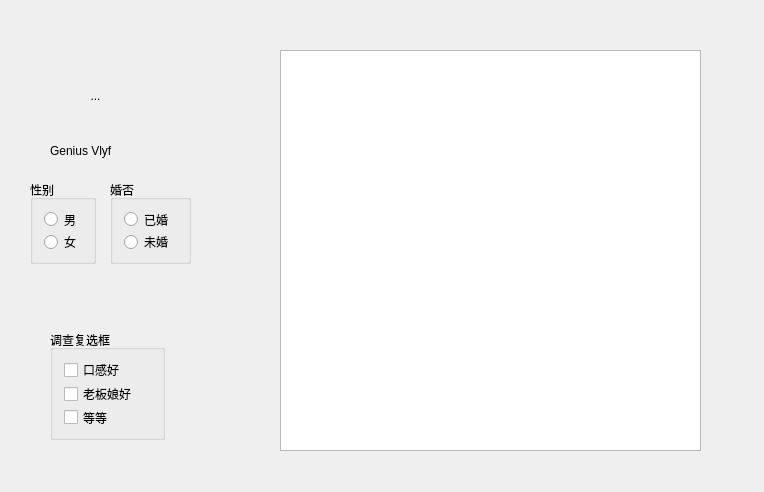
<?xml version="1.0" encoding="UTF-8"?>
<ui version="4.0">
 <class>Widget</class>
 <widget class="QWidget" name="Widget">
  <property name="geometry">
   <rect>
    <x>0</x>
    <y>0</y>
    <width>764</width>
    <height>492</height>
   </rect>
  </property>
  <property name="windowTitle">
   <string>Widget</string>
  </property>
  <widget class="QListWidget" name="listWidget">
   <property name="geometry">
    <rect>
     <x>280</x>
     <y>50</y>
     <width>421</width>
     <height>401</height>
    </rect>
   </property>
  </widget>
  <widget class="QGroupBox" name="groupBox">
   <property name="geometry">
    <rect>
     <x>30</x>
     <y>180</y>
     <width>66</width>
     <height>84</height>
    </rect>
   </property>
   <property name="title">
    <string>性别</string>
   </property>
   <layout class="QVBoxLayout" name="verticalLayout">
    <item>
     <widget class="QRadioButton" name="radioButton_2">
      <property name="text">
       <string>男</string>
      </property>
     </widget>
    </item>
    <item>
     <widget class="QRadioButton" name="radioButton">
      <property name="text">
       <string>女</string>
      </property>
     </widget>
    </item>
   </layout>
  </widget>
  <widget class="QGroupBox" name="groupBox_3">
   <property name="geometry">
    <rect>
     <x>110</x>
     <y>180</y>
     <width>81</width>
     <height>84</height>
    </rect>
   </property>
   <property name="title">
    <string>婚否</string>
   </property>
   <layout class="QVBoxLayout" name="verticalLayout_2">
    <item>
     <widget class="QRadioButton" name="radioButton_3">
      <property name="text">
       <string>已婚</string>
      </property>
     </widget>
    </item>
    <item>
     <widget class="QRadioButton" name="radioButton_4">
      <property name="text">
       <string>未婚</string>
      </property>
     </widget>
    </item>
   </layout>
  </widget>
  <widget class="QGroupBox" name="groupBox_4">
   <property name="geometry">
    <rect>
     <x>50</x>
     <y>330</y>
     <width>115</width>
     <height>110</height>
    </rect>
   </property>
   <property name="title">
    <string>调查复选框</string>
   </property>
   <layout class="QVBoxLayout" name="verticalLayout_3">
    <item>
     <widget class="QCheckBox" name="checkBox">
      <property name="text">
       <string>口感好</string>
      </property>
     </widget>
    </item>
    <item>
     <widget class="QCheckBox" name="checkBox_2">
      <property name="text">
       <string>老板娘好</string>
      </property>
     </widget>
    </item>
    <item>
     <widget class="QCheckBox" name="checkBox_3">
      <property name="text">
       <string>等等</string>
      </property>
     </widget>
    </item>
   </layout>
  </widget>
  <widget class="QToolButton" name="toolButton">
   <property name="geometry">
    <rect>
     <x>10</x>
     <y>50</y>
     <width>171</width>
     <height>91</height>
    </rect>
   </property>
   <property name="text">
    <string>...</string>
   </property>
   <property name="icon">
    <iconset resource="image.qrc">
     <normaloff>:/image/me.jfif</normaloff>:/image/me.jfif</iconset>
   </property>
   <property name="iconSize">
    <size>
     <width>70</width>
     <height>70</height>
    </size>
   </property>
   <property name="autoRaise">
    <bool>true</bool>
   </property>
  </widget>
  <widget class="QLabel" name="label">
   <property name="geometry">
    <rect>
     <x>50</x>
     <y>130</y>
     <width>121</width>
     <height>41</height>
    </rect>
   </property>
   <property name="text">
    <string>Genius Vlyf</string>
   </property>
  </widget>
 </widget>
 <layoutdefault spacing="6" margin="11"/>
 <resources>
  <include location="image.qrc"/>
 </resources>
 <connections/>
</ui>
